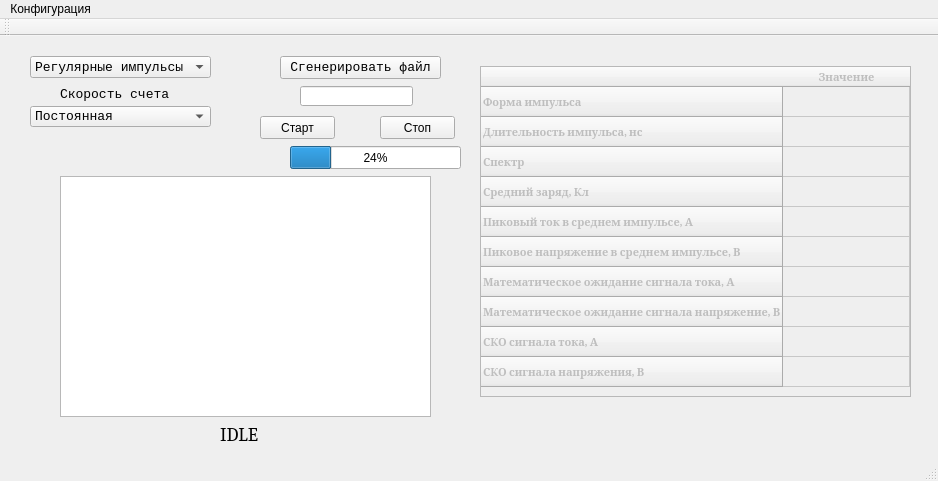
<?xml version="1.0" encoding="UTF-8"?>
<ui version="4.0">
 <class>MainWindow</class>
 <widget class="QMainWindow" name="MainWindow">
  <property name="geometry">
   <rect>
    <x>0</x>
    <y>0</y>
    <width>938</width>
    <height>481</height>
   </rect>
  </property>
  <property name="windowTitle">
   <string>Имитатор ИКД</string>
  </property>
  <widget class="QWidget" name="centralWidget">
   <widget class="QComboBox" name="time_mode_box">
    <property name="geometry">
     <rect>
      <x>30</x>
      <y>20</y>
      <width>181</width>
      <height>22</height>
     </rect>
    </property>
    <property name="font">
     <font>
      <family>Courier New</family>
      <pointsize>10</pointsize>
     </font>
    </property>
    <item>
     <property name="text">
      <string>Регулярные импульсы</string>
     </property>
    </item>
    <item>
     <property name="text">
      <string>Случайные импульсы</string>
     </property>
    </item>
   </widget>
   <widget class="QComboBox" name="time_model_box">
    <property name="geometry">
     <rect>
      <x>30</x>
      <y>70</y>
      <width>181</width>
      <height>21</height>
     </rect>
    </property>
    <property name="sizePolicy">
     <sizepolicy hsizetype="MinimumExpanding" vsizetype="MinimumExpanding">
      <horstretch>0</horstretch>
      <verstretch>0</verstretch>
     </sizepolicy>
    </property>
    <property name="font">
     <font>
      <family>Courier New</family>
      <pointsize>10</pointsize>
     </font>
    </property>
    <item>
     <property name="text">
      <string>Постоянная</string>
     </property>
    </item>
    <item>
     <property name="text">
      <string>Линейная</string>
     </property>
    </item>
    <item>
     <property name="text">
      <string>Ступенчатая</string>
     </property>
    </item>
    <item>
     <property name="text">
      <string>Экспоненциальная</string>
     </property>
    </item>
    <item>
     <property name="text">
      <string>Экспоненциальная с изменяющимся периодом</string>
     </property>
    </item>
    <item>
     <property name="text">
      <string>Модель реактора</string>
     </property>
    </item>
   </widget>
   <widget class="QLabel" name="model_label">
    <property name="geometry">
     <rect>
      <x>60</x>
      <y>50</y>
      <width>121</width>
      <height>16</height>
     </rect>
    </property>
    <property name="font">
     <font>
      <family>Courier New</family>
      <pointsize>10</pointsize>
     </font>
    </property>
    <property name="text">
     <string>Скорость счета</string>
    </property>
   </widget>
   <widget class="QTableWidget" name="model_param_table">
    <property name="geometry">
     <rect>
      <x>60</x>
      <y>140</y>
      <width>371</width>
      <height>241</height>
     </rect>
    </property>
    <attribute name="horizontalHeaderStretchLastSection">
     <bool>true</bool>
    </attribute>
    <attribute name="verticalHeaderStretchLastSection">
     <bool>false</bool>
    </attribute>
   </widget>
   <widget class="QPushButton" name="start_gen_file_but">
    <property name="geometry">
     <rect>
      <x>280</x>
      <y>20</y>
      <width>161</width>
      <height>23</height>
     </rect>
    </property>
    <property name="font">
     <font>
      <family>Courier New</family>
      <pointsize>10</pointsize>
     </font>
    </property>
    <property name="text">
     <string>Сгенерировать файл</string>
    </property>
   </widget>
   <widget class="QPushButton" name="start_generation">
    <property name="geometry">
     <rect>
      <x>260</x>
      <y>80</y>
      <width>75</width>
      <height>23</height>
     </rect>
    </property>
    <property name="text">
     <string>Старт</string>
    </property>
   </widget>
   <widget class="QPushButton" name="stop_generation">
    <property name="geometry">
     <rect>
      <x>380</x>
      <y>80</y>
      <width>75</width>
      <height>23</height>
     </rect>
    </property>
    <property name="text">
     <string>Стоп</string>
    </property>
   </widget>
   <widget class="QLineEdit" name="freq_line">
    <property name="geometry">
     <rect>
      <x>300</x>
      <y>50</y>
      <width>113</width>
      <height>20</height>
     </rect>
    </property>
   </widget>
   <widget class="QTableWidget" name="param_table">
    <property name="enabled">
     <bool>false</bool>
    </property>
    <property name="geometry">
     <rect>
      <x>480</x>
      <y>30</y>
      <width>431</width>
      <height>331</height>
     </rect>
    </property>
    <property name="font">
     <font>
      <family>Cambria</family>
      <pointsize>8</pointsize>
      <weight>75</weight>
      <bold>true</bold>
     </font>
    </property>
    <attribute name="horizontalHeaderStretchLastSection">
     <bool>true</bool>
    </attribute>
    <row>
     <property name="text">
      <string>Форма импульса</string>
     </property>
    </row>
    <row>
     <property name="text">
      <string>Длительность импульса, нс</string>
     </property>
    </row>
    <row>
     <property name="text">
      <string>Спектр</string>
     </property>
    </row>
    <row>
     <property name="text">
      <string>Средний заряд, Кл</string>
     </property>
    </row>
    <row>
     <property name="text">
      <string>Пиковый ток в среднем импульсе, А</string>
     </property>
    </row>
    <row>
     <property name="text">
      <string>Пиковое напряжение в среднем импульсе, В</string>
     </property>
    </row>
    <row>
     <property name="text">
      <string>Математическое ожидание сигнала тока, А</string>
     </property>
    </row>
    <row>
     <property name="text">
      <string>Математическое ожидание сигнала напряжение, В</string>
     </property>
    </row>
    <row>
     <property name="text">
      <string>СКО сигнала тока, А</string>
     </property>
    </row>
    <row>
     <property name="text">
      <string>СКО сигнала напряжения, В</string>
     </property>
    </row>
    <column>
     <property name="text">
      <string>Значение</string>
     </property>
    </column>
   </widget>
   <widget class="QProgressBar" name="file_gen_bar">
    <property name="geometry">
     <rect>
      <x>290</x>
      <y>110</y>
      <width>171</width>
      <height>23</height>
     </rect>
    </property>
    <property name="value">
     <number>24</number>
    </property>
   </widget>
   <widget class="QLabel" name="play_label">
    <property name="geometry">
     <rect>
      <x>220</x>
      <y>390</y>
      <width>41</width>
      <height>16</height>
     </rect>
    </property>
    <property name="font">
     <font>
      <family>Cambria</family>
      <pointsize>14</pointsize>
     </font>
    </property>
    <property name="text">
     <string>IDLE</string>
    </property>
   </widget>
  </widget>
  <widget class="QMenuBar" name="menuBar">
   <property name="geometry">
    <rect>
     <x>0</x>
     <y>0</y>
     <width>938</width>
     <height>21</height>
    </rect>
   </property>
   <widget class="QMenu" name="menu">
    <property name="title">
     <string>Конфигурация</string>
    </property>
    <addaction name="form_conf"/>
    <addaction name="spec_conf"/>
    <addaction name="options"/>
   </widget>
   <addaction name="menu"/>
  </widget>
  <widget class="QToolBar" name="mainToolBar">
   <attribute name="toolBarArea">
    <enum>TopToolBarArea</enum>
   </attribute>
   <attribute name="toolBarBreak">
    <bool>false</bool>
   </attribute>
  </widget>
  <widget class="QStatusBar" name="statusBar"/>
  <action name="options">
   <property name="text">
    <string>Настройки</string>
   </property>
  </action>
  <action name="form_conf">
   <property name="text">
    <string>Форма импульса</string>
   </property>
  </action>
  <action name="spec_conf">
   <property name="text">
    <string>Спектр зарядов</string>
   </property>
  </action>
 </widget>
 <layoutdefault spacing="6" margin="11"/>
 <resources/>
 <connections/>
</ui>
